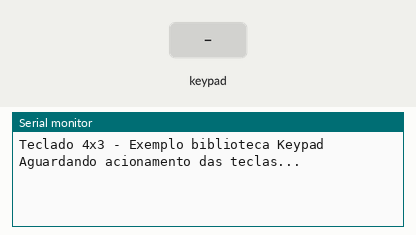
The sketch below on a simulated Arduino Mega 2560, built with avr-gcc and run on an emulated ATmega2560. On the bench: the last lines printed to the serial monitor. Inputs (shaded band) come from the test bench.

Above: at 1.2 s.
1.3 s: key '1' pressed
At 1.9 s:
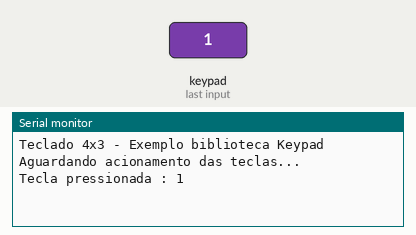
2.8 s: keypad keys 4 6 5 0 5 2 4 2 # pressed 0.4 s apart
At 6.7 s:
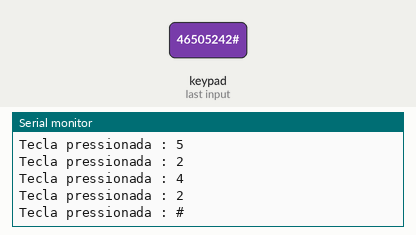
7.9 s: key '*' pressed
At 9.1 s:
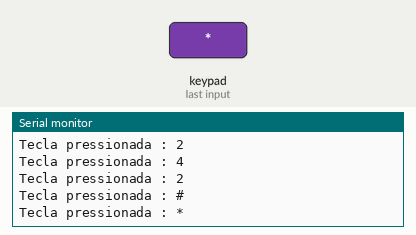
9.4 s: keypad keys 4 8 4 0 4 4 pressed 0.4 s apart
At 12.1 s:
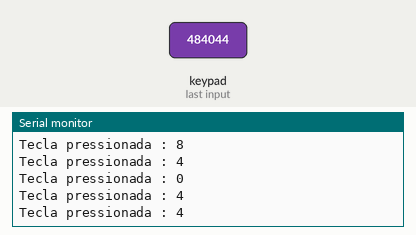
Timing chart, 0 to 13.6 s (numbered marks = the images above; inputs shaded):
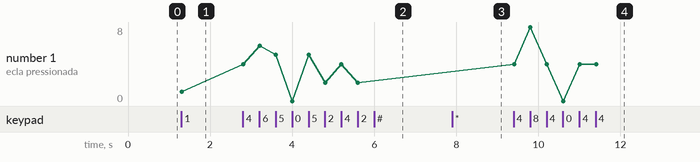

Measured:
- after the input at 1.3 s, the serial monitor: prints a new line at once (image 1)
- after the input at 2.8 s, the serial monitor: prints a new line at once (image 2)
- after the input at 7.9 s, the serial monitor: prints a new line at once (image 3)
- after the input at 9.4 s, the serial monitor: prints a new line at once (image 4)
- plotted number 1: 1 → 2 after the input at 2.8 s, 2 → 4 after the input at 9.4 s

The sketch:

Keypad_test.ino
```cpp
//Programa : Teclado matricial 4x3 - Biblioteca Keypad
//Autor : Arduino e Cia
//Baseado no programa original de Alexander Brevig

//Carrega a biblioteca Keypad
#include <Keypad.h>

//Definicao da quantidade de linhas e colunas
const byte LINHAS = 4;
const byte COLUNAS = 3;

//Matriz de caracteres
char matriz_teclas[LINHAS][COLUNAS] =
{
  {'1','2','3'},
  {'4','5','6'},
  {'7','8','9'},
  {'*','0','#'}
};

//Definicao dos pinos das linhas
byte PinosLinhas[LINHAS] = {46, 50, 52, 42};
//Definicao dos pinos das colunas
byte PinosColunas[COLUNAS] = {48, 40, 44};

//Inicializa o teclado
Keypad meuteclado = Keypad( makeKeymap(matriz_teclas), PinosLinhas,
                            PinosColunas, LINHAS, COLUNAS);

void setup()
{
  Serial.begin(9600);
  Serial.println("Teclado 4x3 - Exemplo biblioteca Keypad");
  Serial.println("Aguardando acionamento das teclas...");
  Serial.println();
}

void loop()
{
  //Verifica se alguma tecla foi pressionada
  char tecla_pressionada = meuteclado.getKey();

  //Mostra no serial monitor o caracter da matriz,
  //referente a tecla que foi pressionada
  if (tecla_pressionada)
  {
    Serial.print("Tecla pressionada : ");
    Serial.println(tecla_pressionada);
  }
}
```
